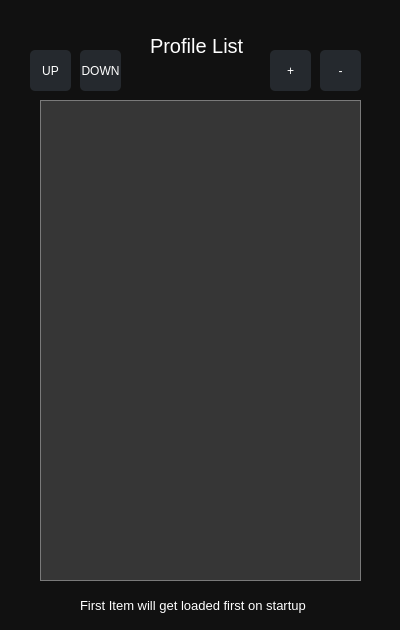
<?xml version="1.0" encoding="UTF-8"?>
<ui version="4.0">
 <class>ProfileWindow</class>
 <widget class="QDialog" name="ProfileWindow">
  <property name="geometry">
   <rect>
    <x>0</x>
    <y>0</y>
    <width>400</width>
    <height>630</height>
   </rect>
  </property>
  <property name="windowTitle">
   <string>Dialog</string>
  </property>
  <property name="styleSheet">
   <string notr="true">QDialog {
	background-color: #111111;
	color: white;
}

QLabel {
	color: white;
}

QPushButton {
    background-color: #25292e;
    color: white;
    border-radius: 5px;
    border: none;
}

QPushButton:hover {
    background-color: #2f3338;
}

QPushButton:pressed {
    background-color: #1c1f23;
}

QListView {
	background-color: #363636;
	color: #a8a8a8;
	border: 1px solid #7a7a7a;
	font-size: 14pt;
}

QListView::item {
	padding: 12px;
}</string>
  </property>
  <widget class="QLabel" name="PW_TTL">
   <property name="geometry">
    <rect>
     <x>150</x>
     <y>30</y>
     <width>111</width>
     <height>31</height>
    </rect>
   </property>
   <property name="font">
    <font>
     <pointsize>15</pointsize>
    </font>
   </property>
   <property name="text">
    <string>Profile List</string>
   </property>
  </widget>
  <widget class="QPushButton" name="PW_BTN_ADD">
   <property name="geometry">
    <rect>
     <x>270</x>
     <y>50</y>
     <width>41</width>
     <height>41</height>
    </rect>
   </property>
   <property name="text">
    <string>+</string>
   </property>
  </widget>
  <widget class="QListWidget" name="PW_LIST">
   <property name="geometry">
    <rect>
     <x>40</x>
     <y>100</y>
     <width>321</width>
     <height>481</height>
    </rect>
   </property>
  </widget>
  <widget class="QPushButton" name="PW_BTN_DEL">
   <property name="geometry">
    <rect>
     <x>320</x>
     <y>50</y>
     <width>41</width>
     <height>41</height>
    </rect>
   </property>
   <property name="text">
    <string>-</string>
   </property>
  </widget>
  <widget class="QLabel" name="PW_TTL_2">
   <property name="geometry">
    <rect>
     <x>80</x>
     <y>590</y>
     <width>271</width>
     <height>31</height>
    </rect>
   </property>
   <property name="font">
    <font>
     <pointsize>10</pointsize>
    </font>
   </property>
   <property name="text">
    <string>First Item will get loaded first on startup</string>
   </property>
  </widget>
  <widget class="QPushButton" name="PW_BTN_UP">
   <property name="geometry">
    <rect>
     <x>30</x>
     <y>50</y>
     <width>41</width>
     <height>41</height>
    </rect>
   </property>
   <property name="text">
    <string>UP</string>
   </property>
  </widget>
  <widget class="QPushButton" name="PW_BTN_DOWN">
   <property name="geometry">
    <rect>
     <x>80</x>
     <y>50</y>
     <width>41</width>
     <height>41</height>
    </rect>
   </property>
   <property name="text">
    <string>DOWN</string>
   </property>
  </widget>
 </widget>
 <resources/>
 <connections/>
</ui>
